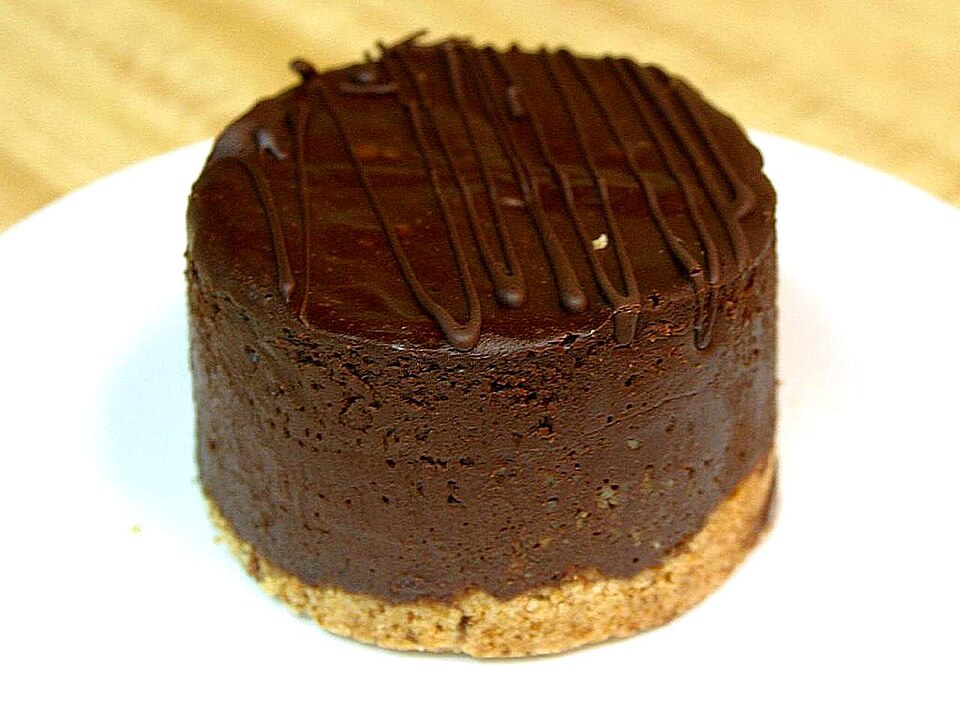
#> input picture tests/data/food/cake.jpg, 960 x 720 px
$ python -i image_studio.py   (imports and definitions only)
#> lines starting #> are read from the running program, lines starting #| are printed output that depends on the picture
"""메뉴 사진 스튜디오 보정(2차 다듬기, GPU 없이 CPU에서 1초 안팎).

1차 흰 배경 사진(menu_board.white_photo)은 배경만 지운다. 사장님이 "사진 다듬어 줘"라고 하면
이 모듈이 배달앱 메뉴 사진처럼 다시 만든다. 음식 자체를 새로 그리지 않으므로 모양이 바뀌지 않는다.

1. 음식 영역 마스크: 기본 GrabCut. AGENTHAN_CUTOUT_MODEL=rembg이고 rembg가 설치돼 있으면 오픈
   배경 제거 모델(U2Net, ONNX CPU, 사진당 0.4초)을 쓴다. 코드 기본은 꺼져 있고, 시연 서버
   이미지(deploy/phone/Dockerfile)는 모델을 넣어 켠다(2026-11-21 팀 결정). 네이버 모델이 아니라
   PRD §0 Smart Turn과 같은 자체 호스팅 오픈 모델로 분류한다.
2. 색 보정: 밝기 대비(CLAHE, L 채널), 화이트밸런스(gray-world 절반), 채도 +12%, 선명도(언샤프).
3. 구도: 음식을 정사각형 가운데에 12% 여백으로 놓고, 바닥에 부드러운 그림자를 깐다.
"""

from __future__ import annotations

import logging
import math
import os
import threading
import time
from collections.abc import Callable

import cv2
import numpy as np

from agenthan.tools.image_cutout import ImageCutoutError, _foreground_mask

log = logging.getLogger(__name__)

MODEL_ENV = "AGENTHAN_CUTOUT_MODEL"  # grabcut(기본) | rembg
Mask = Callable[[np.ndarray], np.ndarray]


def _decode(data: bytes) -> np.ndarray:
    image = cv2.imdecode(np.frombuffer(data, np.uint8), cv2.IMREAD_COLOR)
    if image is None or min(image.shape[:2]) < 32:
        raise ImageCutoutError("사진을 읽지 못했어요.")
    return image


def grabcut_mask(image: np.ndarray) -> np.ndarray:
    return _foreground_mask(image, (0.06, 0.06, 0.94, 0.94), 512, 5)


_rembg_session = None
_rembg_lock = threading.Lock()  # 사진 여러 장을 동시에 자를 때 모델을 한 번만 읽는다


# [60 lines left out: functions _session, rembg_mask, warm, warm_in_background, model_name, not called in this run]


def default_mask() -> Mask:
    return rembg_mask if model_name() == "rembg" else grabcut_mask


# [19 lines left out: function _enhance, not called in this run]


def studio(
    data: bytes,
    *,
    mask: Mask | None = None,
    enhance: bool = True,
    shadow: bool = True,
    size: int = 1024,
) -> bytes:
    """음식 사진 → 흰 배경 정사각형 JPEG(색 보정·가운데 정렬·바닥 그림자)."""
    image = _decode(data)
    try:
        alpha = (mask or default_mask())(image)
    except (cv2.error, ImageCutoutError, ValueError):
        alpha = np.full(image.shape[:2], 255, np.uint8)
    if alpha.shape != image.shape[:2]:
        alpha = cv2.resize(alpha, (image.shape[1], image.shape[0]))
    ratio = float(np.count_nonzero(alpha >= 128)) / alpha.size
    if not 0.03 <= ratio <= 0.95:
        alpha = np.full(image.shape[:2], 255, np.uint8)  # 못 나눴으면 사진 전체를 쓴다
    if enhance:
        image = _enhance(image, alpha)
    # 가장자리 1px 안쪽으로 줄이고 부드럽게: 배경 테두리 잔상을 없앤다
    alpha = cv2.erode(alpha, np.ones((3, 3), np.uint8))
    alpha = cv2.GaussianBlur(alpha, (0, 0), 1.6)
    x, y, w, h = cv2.boundingRect((alpha >= 128).astype(np.uint8))
    if w < 2 or h < 2:
        x, y, w, h = 0, 0, image.shape[1], image.shape[0]
    piece = image[y : y + h, x : x + w].astype(np.float32)
    piece_alpha = alpha[y : y + h, x : x + w].astype(np.float32)[..., None] / 255

    inner = size * 0.76  # 여백 12%씩
    scale = inner / max(w, h)
    pw, ph = max(1, round(w * scale)), max(1, round(h * scale))
    piece = cv2.resize(piece, (pw, ph), interpolation=cv2.INTER_AREA)
    piece_alpha = cv2.resize(piece_alpha, (pw, ph), interpolation=cv2.INTER_AREA)[..., None]
    left = (size - pw) // 2
    top = (size - ph) // 2 - round(size * 0.02)  # 그림자 자리만큼 살짝 위로

    canvas = np.full((size, size, 3), 255, np.float32)
    if shadow:
        layer = np.zeros((size, size), np.float32)
        center = (size // 2, min(size - 1, top + ph - round(ph * 0.02)))
        axes = (max(1, round(pw * 0.42)), max(1, round(ph * 0.06)))
        cv2.ellipse(layer, center, axes, 0, 0, 360, 1.0, -1)
        layer = cv2.GaussianBlur(layer, (0, 0), max(4, math.ceil(size * 0.025)))
        canvas *= (1 - 0.22 * layer)[..., None]
    region = canvas[top : top + ph, left : left + pw]
    canvas[top : top + ph, left : left + pw] = piece * piece_alpha + region * (1 - piece_alpha)
    ok, encoded = cv2.imencode(
        ".jpg", np.clip(canvas, 0, 255).astype(np.uint8), [cv2.IMWRITE_JPEG_QUALITY, 92]
    )
    if not ok:
        raise ImageCutoutError("결과 사진을 만들지 못했어요.")
    return encoded.tobytes()

>>> import cv2
>>> picture = cv2.imread('../../../tests/data/food/cake.jpg', cv2.IMREAD_GRAYSCALE)
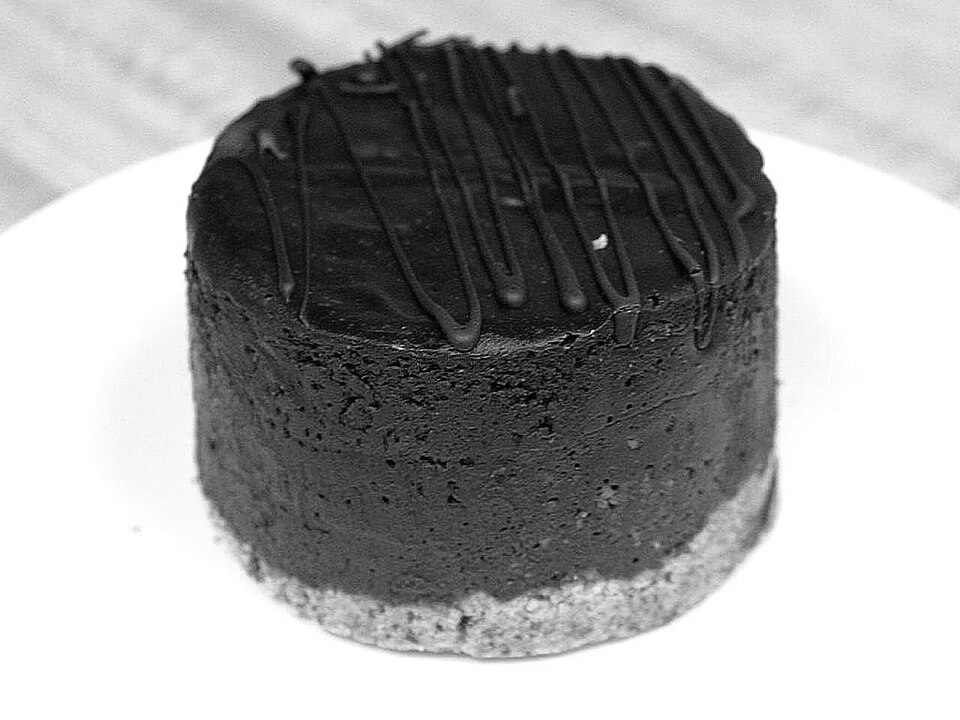
#> picture: shape (720, 960); min 0, max 255, mean 161.3
>>> result = studio(picture)
#> (the run stopped early here; a loop or call above may not have finished)
